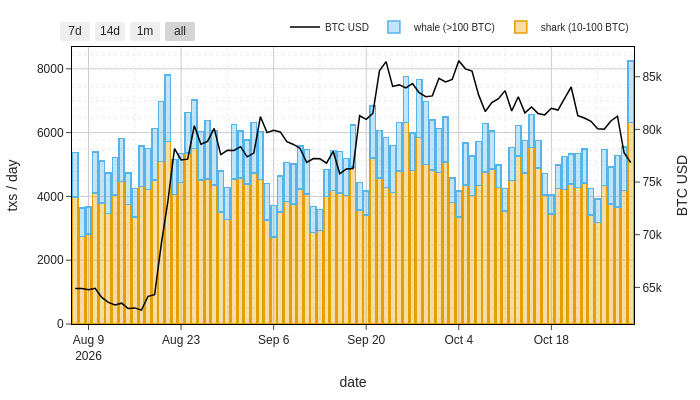

Notebook code for this chart:
### Markdown cell above
### Graph 2-1: shark/whale tx counts

### Code cell
g2 = whale_daily.copy()
g2["shark_only"] = g2["shark_txs"] - g2["whale_txs"]

fig = go.Figure()
fig.add_trace(go.Bar(x=g2["date"], y=g2["shark_only"], name="shark (10-100 BTC)",
    marker_color="rgba(230,159,0,0.35)", marker_line_color="#E69F00", marker_line_width=1.5))
fig.add_trace(go.Bar(x=g2["date"], y=g2["whale_txs"], name="whale (>100 BTC)",
    marker_color="rgba(86,180,233,0.35)", marker_line_color="#56B4E9", marker_line_width=1.5))
fig.add_trace(go.Scatter(x=g2["date"], y=g2["btc_usd"], name="BTC USD", yaxis="y2",
    line=dict(color="black", width=1.5)))
fig.update_layout(
    barmode="stack",
    showlegend=True, height=HEIGHT, width=WIDTH,
    legend=dict(orientation="h", yanchor="bottom", y=1.02,
                xanchor="right", x=1, font=dict(size=10)),
    margin=dict(t=20, b=40, l=60, r=60),
    xaxis_title="date", yaxis_title="txs / day",
    hovermode="x unified",
    xaxis=dict(
        showline=True, linecolor="black", mirror=True,
        rangeselector=dict(buttons=[
            dict(count=7, label="7d", step="day", stepmode="backward"),
            dict(count=14, label="14d", step="day", stepmode="backward"),
            dict(count=1, label="1m", step="month", stepmode="backward"),
            dict(step="all")])), 

    yaxis=dict(showline=True, linecolor="black", mirror=True, title="txs / day"),
    yaxis2=dict(overlaying="y", side="right", showgrid=False,
                showline=True, linecolor="black", title="BTC USD"))
fig.show()
